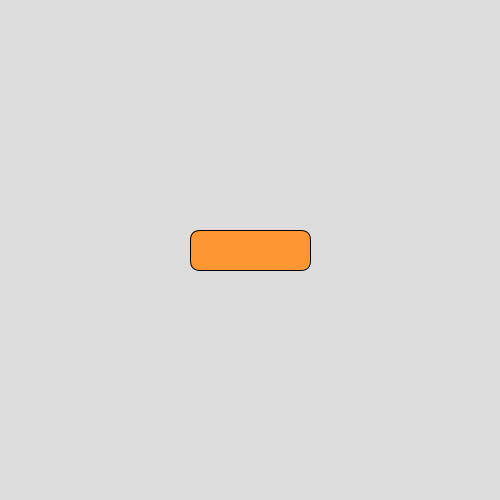
Frame 1 (no input)
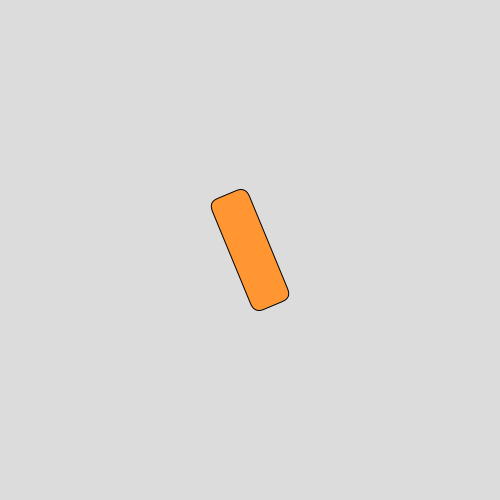
Frame 60 (the mouse pressed at the canvas centre just before this capture)
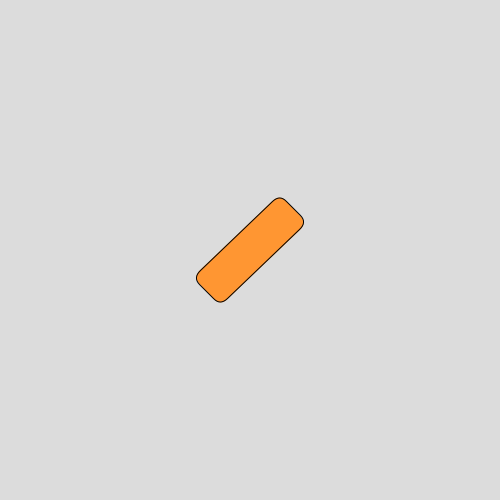
Frame 120 (the mouse held since frame 60 and released just before this capture)

The Processing sketch that drew these frames (run headless with seeded random() and noise(); from frame 60 on, the mouse is pressed at the canvas centre):

// Processing sketch: sketch_U28
// ── sketch_U28.pde
float angle=0;
void setup(){size(500,500);}
void draw(){
  background(220);
  translate(width/2,height/2);
  rotate(angle);
  fill(255,150,50);
  rect(-60,-20,120,40,10);
  angle+=0.02;
}
